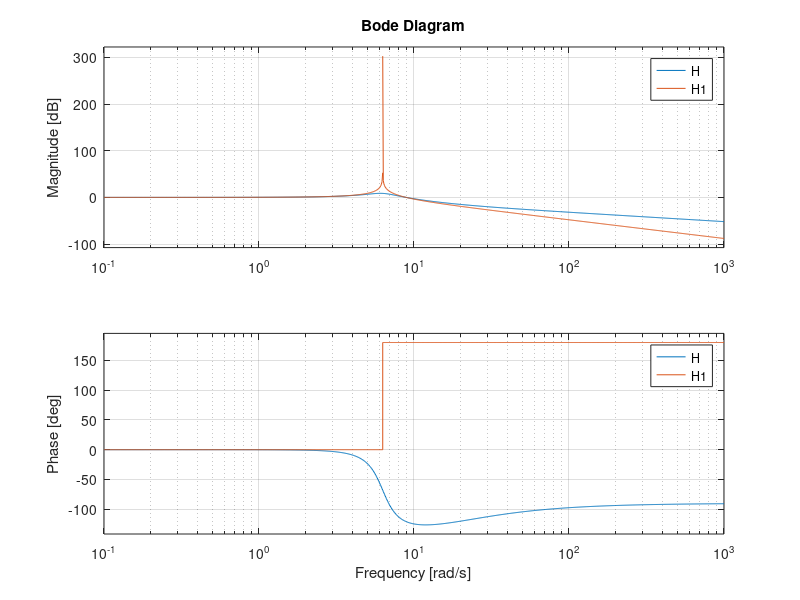
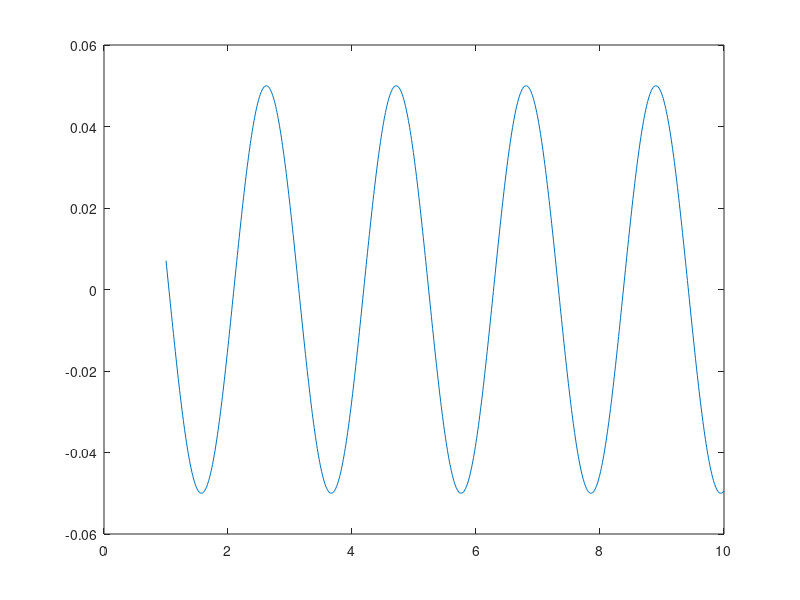
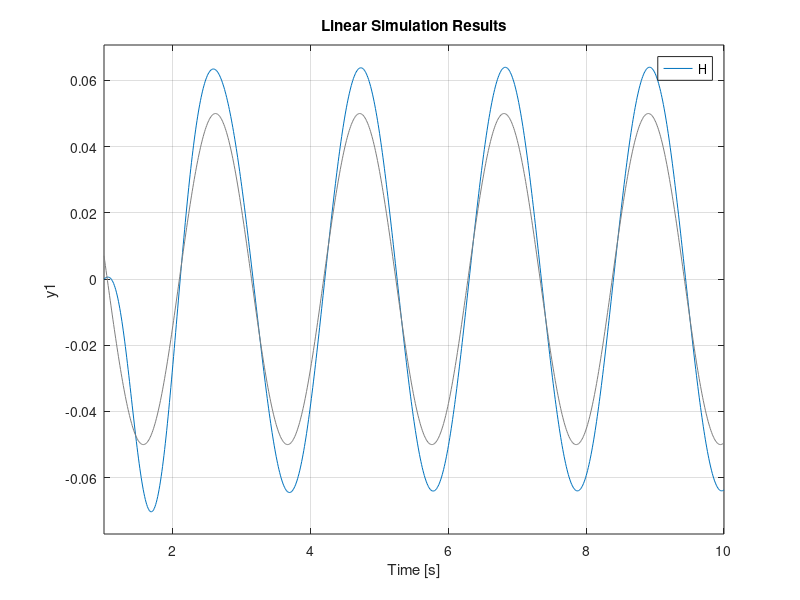
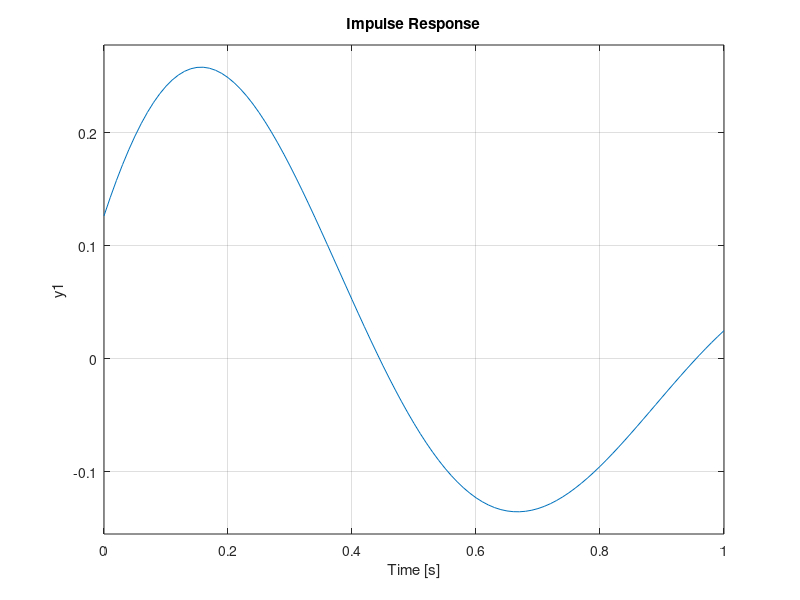

Reproduce these figures in MATLAB, in order. (Note: this script raises an error after producing the figures.)
%%TASK 1.1
m_p = 0.16; %kg
c_p = 0.4; %Ns/m
k_p = 6.32; %N/m
c_p1 = 0;

w_n = sqrt(k_p/m_p);
zeta= c_p/2*sqrt(k_p*m_p);
zeta1 = c_p1/2*sqrt(k_p*m_p);
%%TASK 1.3
H = tf([0,2*zeta*w_n,w_n^2],[1,2*zeta*w_n,w_n^2]);
H1 = tf([0,2*zeta1*w_n,w_n^2],[1,2*zeta1*w_n,w_n^2]);
% fr= 0:0.01:100;
% [mag,phase,wout] = bode(H1,fr);
bode(H,H1);


%% task 1.3

t = 1:0.01:10;
excitation_sin = 0.05*sin(3*t);

figure()
plot(t,excitation_sin)

figure()
lsim(H,excitation_sin,t) % sine excitation

figure()
impulse(H*0.05,1) % impulse excitation

figure()
semilogy()

clear zeta

c_p = 5;
zeta= c_p/2*sqrt(k_p*m_p);
